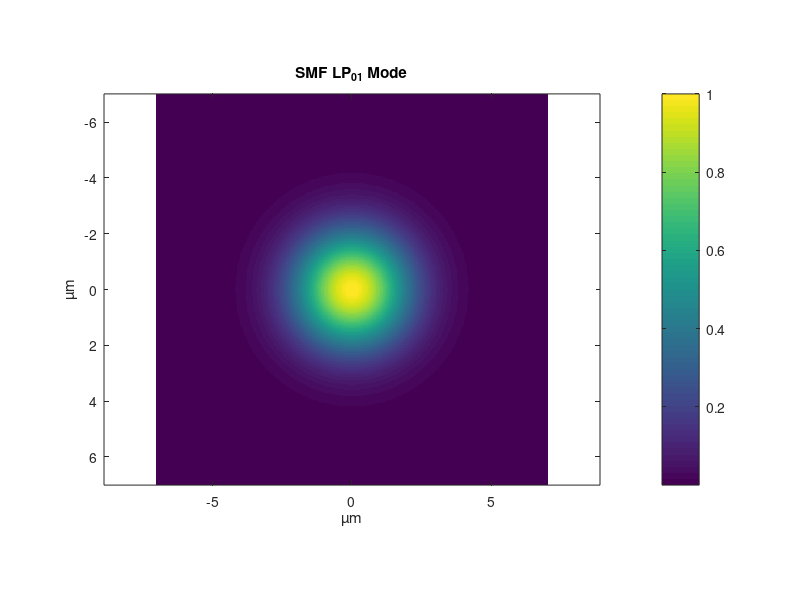

MATLAB code to generate this figure:
lambda = 1.55e-6;       % wavelength in meters
a = 4.1e-6;             % core radius in meters
n_core = 1.450;         
n_clad = 1.444;         

NA = sqrt(n_core^2 - n_clad^2);   % numerical aperture
V = 2*pi*a/lambda*NA;             % normalized frequency

N = 512;        % number of grid points
L = 7e-6;      % grid size in meters
x = linspace(-L,L,N);
y = x;
[X,Y] = meshgrid(x,y);
R = sqrt(X.^2 + Y.^2);

w0 = a/sqrt(2);            % mode field radius
E_smf = exp(-(R.^2)/(w0^2));
E_smf = E_smf/max(E_smf(:));

% Plot intensity
figure;
imagesc(x*1e6,y*1e6,abs(E_smf).^2)
axis equal tight
xlabel('µm'); ylabel('µm');
title('SMF LP_{01} Mode');
colorbar;
